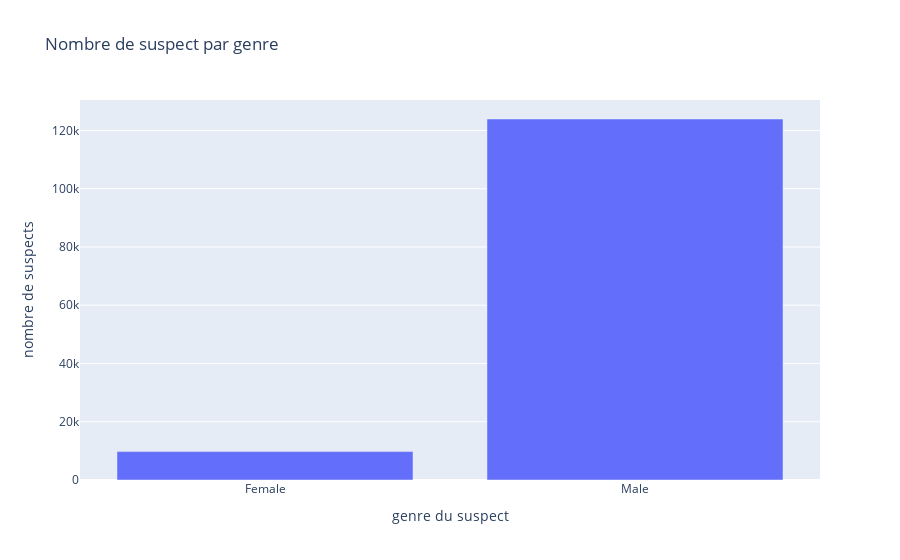

This figure's notebook cell:
### Code cell
#il reste environ 10 erreurs de label concernant le genre, on se permet donc d'ignorer le problème en faisant sur une base filtrée n'ayant que les bonnes catégories
genre=['Male', 'Female']
filtered_suspects_genre=df_suspects[df_suspects['genre_sus'].isin(genre)]

fig6 = px.bar(filtered_suspects_genre, x=sorted(pd.unique(filtered_suspects_genre['genre_sus'])), y=filtered_suspects_genre.groupby('genre_sus').count()['id'],
              labels={"x":"genre du suspect", "y":"nombre de suspects"},
              title="Nombre de suspect par genre")

fig6

### Figure 1 — Plotly figure (JSON) as saved in the notebook; plotly's stock layout.template omitted (floating-point values rounded to 4 significant figures)
{"data": [{"alignmentgroup": "True", "hovertemplate": "genre du suspect=%{x}<br>nombre de suspects=%{y}<extra></extra>", "legendgroup": "", "marker": {"color": "#636efa", "pattern": {"shape": ""}}, "name": "", "offsetgroup": "", "orientation": "v", "showlegend": false, "textposition": "auto", "type": "bar", "x": ["Female", "Male"], "xaxis": "x", "y": [9756, 123936], "yaxis": "y"}], "layout": {"barmode": "relative", "legend": {"tracegroupgap": 0}, "title": {"text": "Nombre de suspect par genre"}, "xaxis": {"anchor": "y", "domain": [0, 1], "title": {"text": "genre du suspect"}}, "yaxis": {"anchor": "x", "domain": [0, 1], "title": {"text": "nombre de suspects"}}}}
